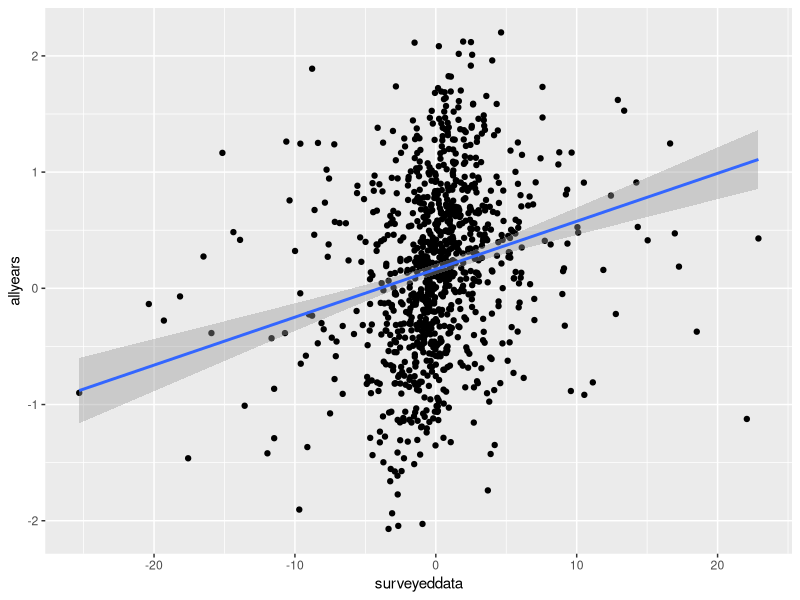
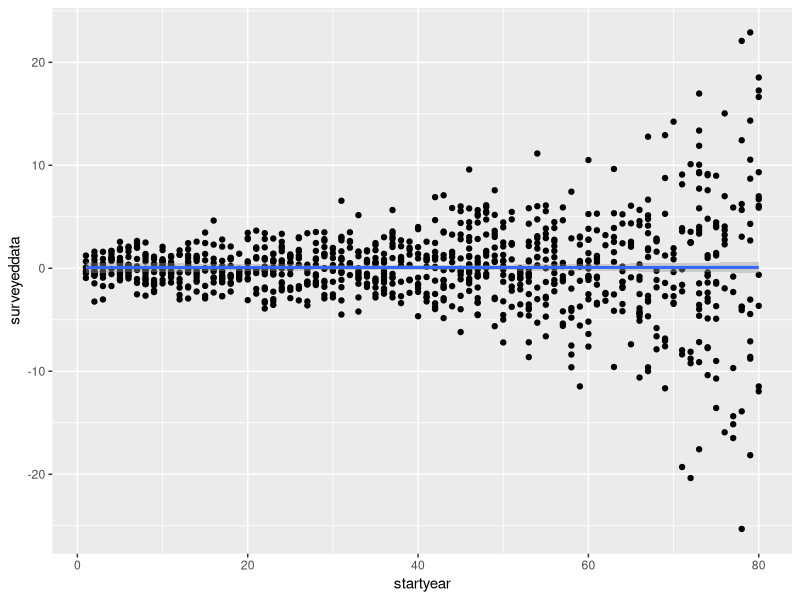
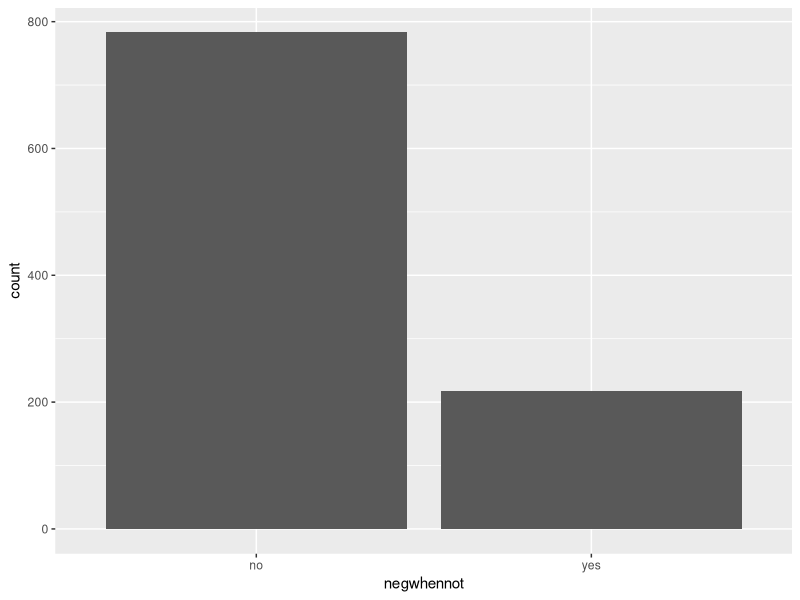
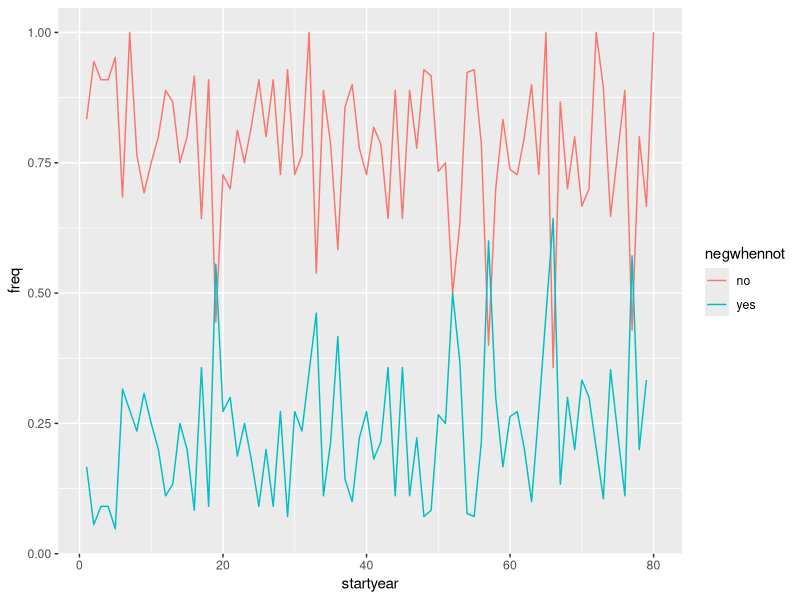

The R script that drew these images, in order:
## ---- chunk 1
library(ggplot2)
library(dplyr)
simulations = 1000

compare <- data.frame(simulations=1:simulations,allyears=NA, surveyeddata=NA, startyear=NA, negwhennot=NA)

for(sims in 1:simulations){

N0 <- runif(1, 1,100)
R <- 3
K <- 500

maxtimesteps = 100

dat <- data.frame(timestep=1:maxtimesteps,popsize=c(N0, rep(NA, 99)))

PopNow <- N0 

for(i in 2:nrow(dat)) { 
  dat[i,"popsize"] <- dat[(i-1),"popsize"] + dat[(i-1),"popsize"]*R*(1-dat[(i-1),"popsize"]/K)    
}

allyears <- lm(data=dat, popsize ~ timestep)

compare[sims,"allyears"] <- allyears$coefficients[2]

startdate <- round(runif(1, 1, 80))

compare[sims,"startyear"] <- startdate

surveytimesteps <- seq(startdate, maxtimesteps, by=2)

surveyed_data <- dat[surveytimesteps,]

surveyedyears <- lm(data=surveyed_data, popsize ~ timestep)

compare[sims,"surveyeddata"] <- surveyedyears$coefficients[2]

compare[sims,"negwhennot"] <- ifelse(compare[sims,"surveyeddata"]<0&compare[sims,"allyears"]>0,"yes","no")

}

summary(lm(data=compare, surveyeddata ~ allyears))

ggplot(data=compare, aes(x=surveyeddata, y=allyears))+geom_point()+geom_smooth(method="lm")

summary(lm(data=compare, surveyeddata ~ startyear))

ggplot(data=compare, aes(x=startyear, y=surveyeddata))+geom_point()+geom_smooth(method="lm")

ggplot(data=compare, aes(x=negwhennot)) + 
        geom_bar()

compare %>% group_by(startyear, negwhennot) %>% summarize(count=n()) %>% mutate(freq = count / sum(count)) %>%
ggplot(aes(x=startyear, y=freq, color=negwhennot))+geom_line()

